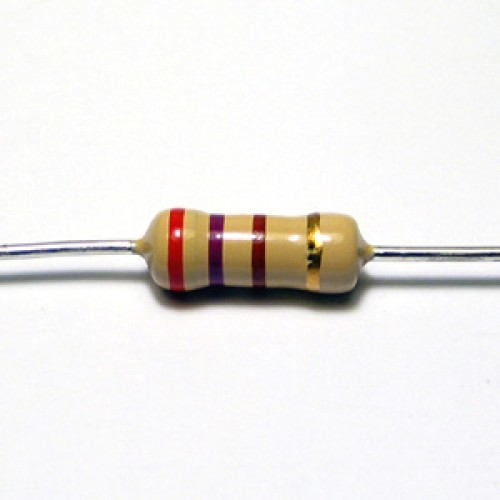
//> input picture resistor.jpg, 500 x 500 px
$ ./compareImg resistor.jpg find.png find.png   (built with g++ and OpenCV 4)
//> lines starting //> are read from the running program, lines starting //| are printed output that depends on the picture
#include "opencv2/highgui/highgui.hpp"
#include "opencv2/imgproc/imgproc.hpp"
#include <iostream>
#include <stdio.h>

using namespace std;
using namespace cv;

/**
 *  * @function main
 *   */
int main( int argc, char** argv )
{
	Mat src_base, hsv_base;
	Mat src_test1, hsv_test1;
	Mat src_test2, hsv_test2;
	Mat hsv_half_down;

	// Load three images with different environment settings
		if( argc < 4 )
		{
			printf("** Error. Usage: ./compareHist_Demo <image_settings0> <image_setting1> <image_settings2>\n");
			return -1;
		}

	src_base = imread( argv[1], 1 );
//> src_base is the input picture: 500 rows x 500 cols, CV_8UC3; mean B, G, R 232.8, 235.2, 237.8
	src_test1 = imread( argv[2], 1 );
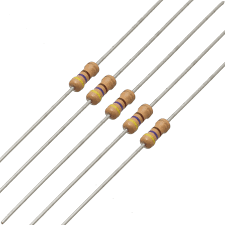
//> input picture find.png, 225 x 225 px
//> src_test1 is the input picture: 225 rows x 225 cols, CV_8UC3; mean B, G, R 241.1, 243.4, 245.3
	src_test2 = imread( argv[3], 1 );

	// Convert to HSV
	cvtColor( src_base, hsv_base, COLOR_BGR2HSV );
//> hsv_base: 500 rows x 500 cols, CV_8UC3; mean H, S, V 54.5, 12.3, 238.9
	cvtColor( src_test1, hsv_test1, COLOR_BGR2HSV );
//> hsv_test1: 225 rows x 225 cols, CV_8UC3; mean H, S, V 3.2, 6.5, 245.4
	cvtColor( src_test2, hsv_test2, COLOR_BGR2HSV );

	hsv_half_down = hsv_base( Range( hsv_base.rows/2, hsv_base.rows - 1 ), Range( 0, hsv_base.cols - 1 ) );
//> hsv_half_down: 249 rows x 499 cols, CV_8UC3; mean H, S, V 80.4, 14.4, 230.5

	// Using 50 bins for hue and 60 for saturation
	int h_bins = 50; int s_bins = 60;
	int histSize[] = { h_bins, s_bins };

	// hue varies from 0 to 179, saturation from 0 to 255
	float h_ranges[] = { 0, 180 };
	float s_ranges[] = { 0, 256 };

	const float* ranges[] = { h_ranges, s_ranges };

	// Use the o-th and 1-st channels
	int channels[] = { 0, 1 };


	/// Histograms
	MatND hist_base;
	MatND hist_half_down;
	MatND hist_test1;
	MatND hist_test2;

	/// Calculate the histograms for the HSV images
	calcHist( &hsv_base, 1, channels, Mat(), hist_base, 2, histSize, ranges, true, false );
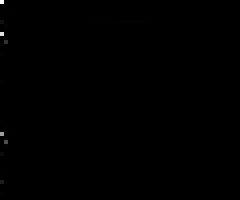
//> hist_base: 50 rows x 60 cols, CV_32FC1 (shown 4 times larger); min 0, max 65327, mean 83.3; drawn with min black and max white
	normalize( hist_base, hist_base, 0, 1, NORM_MINMAX, -1, Mat() );

	calcHist( &hsv_half_down, 1, channels, Mat(), hist_half_down, 2, histSize, ranges, true, false );
	normalize( hist_half_down, hist_half_down, 0, 1, NORM_MINMAX, -1, Mat() );

	calcHist( &hsv_test1, 1, channels, Mat(), hist_test1, 2, histSize, ranges, true, false );
	normalize( hist_test1, hist_test1, 0, 1, NORM_MINMAX, -1, Mat() );
//> hist_test1: 50 rows x 60 cols, CV_32FC1; min 0, max 1, mean 0.000389

	calcHist( &hsv_test2, 1, channels, Mat(), hist_test2, 2, histSize, ranges, true, false );
	normalize( hist_test2, hist_test2, 0, 1, NORM_MINMAX, -1, Mat() );

	/// Apply the histogram comparison methods
	for( int i = 0; i < 4; i++ )
	{
		int compare_method = i;
		double base_base = compareHist( hist_base, hist_base, compare_method );
		double base_half = compareHist( hist_base, hist_half_down, compare_method );
		double base_test1 = compareHist( hist_base, hist_test1, compare_method );
		double base_test2 = compareHist( hist_base, hist_test2, compare_method );

		printf( " Method [%d] Perfect, Base-Half, Base-Test(1), Base-Test(2) : %f, %f, %f, %f \n", i, base_base, base_half , base_test1, base_test2 );
	}
//> this loop made 4 passes
//> (base_base, base_half, base_test1, base_test2) on passes 1 to 4: (1, 0.821, 0.665, 0.665), (0, 1.54, 3.69, 3.69), (3.83, 2.66, 1.05, 1.05), (0, 0.249, 0.661, 0.661)
//|  Method [0] Perfect, Base-Half, Base-Test(1), Base-Test(2) : 1.000000, 0.821487, 0.664707, 0.664707
//|  Method [1] Perfect, Base-Half, Base-Test(1), Base-Test(2) : 0.000000, 1.536331, 3.687512, 3.687512
//|  Method [2] Perfect, Base-Half, Base-Test(1), Base-Test(2) : 3.826902, 2.663511, 1.054001, 1.054001
//|  Method [3] Perfect, Base-Half, Base-Test(1), Base-Test(2) : 0.000000, 0.248655, 0.660836, 0.660836

	printf( "Done \n" );

	return 0;
}
